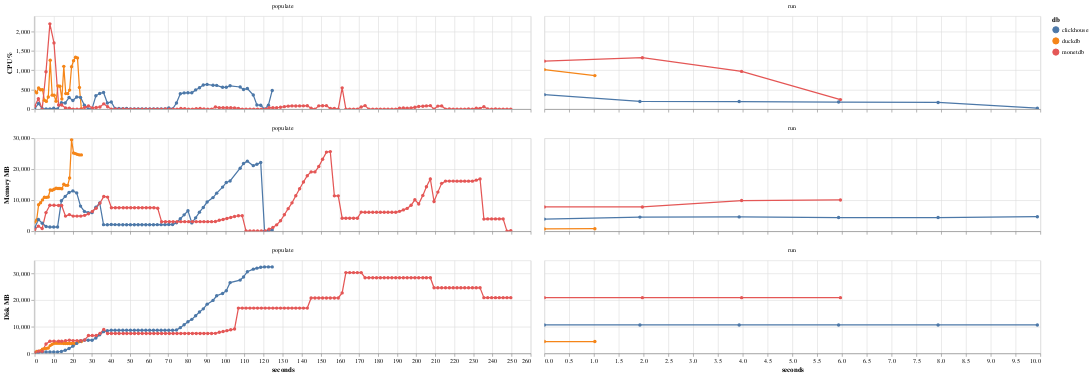

The cell this chart's notebook holds for it:
### Code cell
df = db.execute(
    """
WITH first_metric_time AS (
    SELECT
        benchmark_id,
        MIN(time) AS start_time
    FROM metric
    GROUP BY benchmark_id
)
SELECT
    b.db,
    b.suite,
    b.operation,
    epoch(m.time - fm.start_time) AS seconds_since_start,
    m.cpu_percent,
    m.mem_mb,
    m.disk_mb
FROM metric m
JOIN first_metric_time fm ON m.benchmark_id = fm.benchmark_id
JOIN benchmark b ON m.benchmark_id = b.id
WHERE b.suite = (?)
and b.deleted_at is null
ORDER BY b.id, seconds_since_start;
""",
    [SUITE],
).pl()

df_long = df.unpivot(
    on=["cpu_percent", "mem_mb", "disk_mb"],
    index=["db", "suite", "operation", "seconds_since_start"],
    variable_name="metric",
    value_name="value",
)

df_long = df_long.with_columns(
    [
        pl.col("db").cast(pl.Categorical),
        pl.col("operation").cast(pl.Categorical),
        pl.col("metric").cast(pl.Categorical),
    ]
)

selector = alt.selection_point(fields=["db"], bind="legend")

width = 800
height = 150

cpu_chart = (
    alt.Chart(df_long.filter(pl.col("metric") == "cpu_percent"))
    .mark_line(point=True)
    .encode(
        x=alt.X("seconds_since_start:Q", axis=alt.Axis(title=None, ticks=True, grid=True, labels=False)),
        y=alt.Y("value:Q", axis=alt.Axis(title="CPU %", ticks=True, grid=True), scale=alt.Scale(zero=False)),
        color=alt.Color("db:N"),
        tooltip=[
            "db",
            "suite",
            "operation",
            "metric",
            alt.Tooltip("seconds_since_start:Q", format=".0f"),
            alt.Tooltip("value:Q", format=".0f"),
        ],
        opacity=alt.condition(selector, alt.value(1.0), alt.value(0.1)),
    )
    .add_params(selector)
    .properties(width=width, height=height)
    .facet(column=alt.Column("operation:N", title=None))
    .resolve_scale(x="independent")
)

mem_chart = (
    alt.Chart(df_long.filter(pl.col("metric") == "mem_mb"))
    .mark_line(point=True)
    .encode(
        x=alt.X("seconds_since_start:Q", axis=alt.Axis(title=None, ticks=True, grid=True, labels=False)),
        y=alt.Y("value:Q", axis=alt.Axis(title="Memory MB", ticks=True, grid=True), scale=alt.Scale(zero=False)),
        color=alt.Color("db:N"),
        tooltip=[
            "db",
            "suite",
            "operation",
            "metric",
            alt.Tooltip("seconds_since_start:Q", format=".2f"),
            alt.Tooltip("value:Q", format=".1f"),
        ],
        opacity=alt.condition(selector, alt.value(1.0), alt.value(0.1)),
    )
    .add_params(selector)
    .properties(width=width, height=height)
    .facet(column=alt.Column("operation:N", title=None))
    .resolve_scale(x="independent")
)

disk_chart = (
    alt.Chart(df_long.filter(pl.col("metric") == "disk_mb"))
    .mark_line(point=True)
    .encode(
        x=alt.X("seconds_since_start:Q", axis=alt.Axis(title="seconds", ticks=True, grid=True)),
        y=alt.Y("value:Q", axis=alt.Axis(title="Disk MB", ticks=True, grid=True), scale=alt.Scale(zero=False)),
        color=alt.Color("db:N"),
        tooltip=[
            "db",
            "suite",
            "operation",
            "metric",
            alt.Tooltip("seconds_since_start:Q", format=".2f"),
            alt.Tooltip("value:Q", format=".1f"),
        ],
        opacity=alt.condition(selector, alt.value(1.0), alt.value(0.1)),
    )
    .add_params(selector)
    .properties(width=width, height=height)
    .facet(column=alt.Column("operation:N", title=None))
    .resolve_scale(x="independent")
)

chart = alt.vconcat(cpu_chart, mem_chart, disk_chart).interactive(bind_y=False)

chart

### Figure 1 — Vega-Lite specification as saved in the notebook (floating-point values rounded to 4 significant figures; data arrays with more than 128 entries replaced by an {"elided": "..."} marker saying what was removed)
{"config": {"view": {"continuousWidth": 300, "continuousHeight": 300}}, "vconcat": [{"data": {"name": "data-3f6cc70c8d2072a1cf3c9d84b3355fba"}, "facet": {"column": {"field": "operation", "title": null, "type": "nominal"}}, "spec": {"mark": {"type": "line", "point": true}, "encoding": {"color": {"field": "db", "type": "nominal"}, "opacity": {"condition": {"param": "param_1", "value": 1.0}, "value": 0.1}, "tooltip": [{"field": "db", "type": "ordinal"}, {"field": "suite", "type": "nominal"}, {"field": "operation", "type": "ordinal"}, {"field": "metric", "type": "ordinal"}, {"field": "seconds_since_start", "format": ".0f", "type": "quantitative"}, {"field": "value", "format": ".0f", "type": "quantitative"}], "x": {"axis": {"grid": true, "labels": false, "ticks": true, "title": null}, "field": "seconds_since_start", "type": "quantitative"}, "y": {"axis": {"grid": true, "ticks": true, "title": "CPU %"}, "field": "value", "scale": {"zero": false}, "type": "quantitative"}}, "height": 150, "name": "view_1", "width": 800}, "resolve": {"scale": {"x": "independent"}}}, {"data": {"name": "data-537adb0fcaa4ce56114294c08bc4125a"}, "facet": {"column": {"field": "operation", "title": null, "type": "nominal"}}, "spec": {"mark": {"type": "line", "point": true}, "encoding": {"color": {"field": "db", "type": "nominal"}, "opacity": {"condition": {"param": "param_1", "value": 1.0}, "value": 0.1}, "tooltip": [{"field": "db", "type": "ordinal"}, {"field": "suite", "type": "nominal"}, {"field": "operation", "type": "ordinal"}, {"field": "metric", "type": "ordinal"}, {"field": "seconds_since_start", "format": ".2f", "type": "quantitative"}, {"field": "value", "format": ".1f", "type": "quantitative"}], "x": {"axis": {"grid": true, "labels": false, "ticks": true, "title": null}, "field": "seconds_since_start", "type": "quantitative"}, "y": {"axis": {"grid": true, "ticks": true, "title": "Memory MB"}, "field": "value", "scale": {"zero": false}, "type": "quantitative"}}, "height": 150, "name": "view_2", "width": 800}, "resolve": {"scale": {"x": "independent"}}}, {"data": {"name": "data-0b7c7980b451ab429803480bdb46b960"}, "facet": {"column": {"field": "operation", "title": null, "type": "nominal"}}, "spec": {"mark": {"type": "line", "point": true}, "encoding": {"color": {"field": "db", "type": "nominal"}, "opacity": {"condition": {"param": "param_1", "value": 1.0}, "value": 0.1}, "tooltip": [{"field": "db", "type": "ordinal"}, {"field": "suite", "type": "nominal"}, {"field": "operation", "type": "ordinal"}, {"field": "metric", "type": "ordinal"}, {"field": "seconds_since_start", "format": ".2f", "type": "quantitative"}, {"field": "value", "format": ".1f", "type": "quantitative"}], "x": {"axis": {"grid": true, "ticks": true, "title": "seconds"}, "field": "seconds_since_start", "type": "quantitative"}, "y": {"axis": {"grid": true, "ticks": true, "title": "Disk MB"}, "field": "value", "scale": {"zero": false}, "type": "quantitative"}}, "height": 150, "name": "view_3", "width": 800}, "resolve": {"scale": {"x": "independent"}}}], "params": [{"name": "param_1", "select": {"type": "point", "fields": ["db"]}, "bind": "legend", "views": ["view_1", "view_2", "view_3"]}, {"name": "param_2", "select": {"type": "interval", "encodings": ["x"]}, "bind": "scales", "views": ["view_1", "view_2", "view_3"]}], "$schema": "https://vega.github.io/schema/vega-lite/v5.20.1.json", "datasets": {"data-3f6cc70c8d2072a1cf3c9d84b3355fba": {"elided": "222 records"}, "data-537adb0fcaa4ce56114294c08bc4125a": {"elided": "222 records"}, "data-0b7c7980b451ab429803480bdb46b960": {"elided": "222 records"}}}
